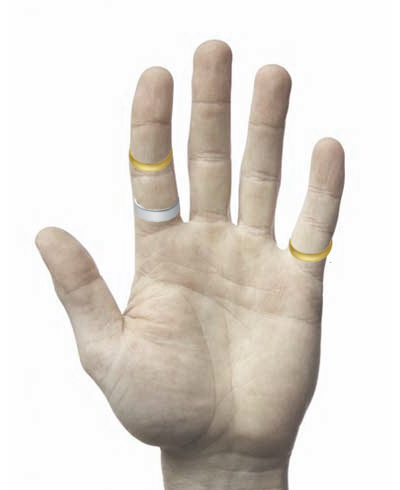
//> input picture Parciales de Practica/parcial recuperatorio/mano06.png, 400 x 490 px
$ ./main   (built with g++ and OpenCV 4)
//> lines starting //> are read from the running program, lines starting //| are printed output that depends on the picture; after the words box and inside, x2 and y2 are one past the last pixel; in counts of white or black regions, pixels touching at a corner belong together
### Parciales de Practica/parcial recuperatorio/FuncionesMias.cpp
#include <iostream>
#include <vector>
#include <iomanip>
#include "FuncionesMias.h"
#include "pdi_functions.h"
#include <opencv2/highgui/highgui.hpp>
#include <opencv2/core/core.hpp>
#include <cmath>
#include <ctime>
#include <random>

using namespace cv;
using namespace std;
using namespace pdi;
/// VARIABLES GLOBALES

int radio = 30;
Point3i color;
Mat img, imgfinal;
Mat mascara; //Mascara binaria

int range_a = 0, range_b = 360;
int thresh = 10;
int minLinLength = 100;
int maxLineGap = 2500;
int mode = 0;


// [404 lines left out: functions PerfilIntensidades, Cuantizacion, BotellaLlena, LinealLUT, UmbralLUT, Transformacion3Tramos and 4 more, not called in this run]

Mat Resta(vector<Mat> imgs, int k,int escalado){

	double min, max;
	int minInd, maxInd;

	int nImg = imgs.size();
	Mat imgFinal;

	imgs[0].copyTo(imgFinal);

	for (int i = 1; i<nImg; i++){
		imgFinal -= imgs[i];
	}


	if (escalado > 0){

//	// Esto es para que el valor quede entre 0-k
//	//Primer Opcion: Resto el minimo y reescalo a k = 255
	minMaxIdx(imgFinal, &min, &max, &minInd, &maxInd, Mat());
	Mat fm;
	fm = imgFinal - min;
	minMaxIdx(fm, &min, &max, &minInd, &maxInd, Mat());
	imgFinal = k*(fm/max);
	}
	else
//	//Segunda Opcion: sumo k = 255 y divido por la cantidad
	imgFinal = (imgFinal + k)/nImg;

	return imgFinal;
}


// [1712 lines left out: functions obtenerROI, BitPlane, ECM, Blister, kernelPasaBajo, kernelPasaAlto and 59 more, not called in this run]

/// Devuelve elementos estructurantes de 3x3 seg煤n los vistos en los distintos problemas
Mat getEE(int op){
	Mat EE = Mat::ones(3, 3, CV_8UC1);

	switch (op) {
	case 1:{
		uchar mask[3][3] = {{1,1,1},
		{1,1,1},
		{1,1,1},};
		for (int i = 0; i < 3; ++i) {
			for (int j = 0; j < 3; ++j) {
				EE.at<uchar>(i,j) = mask[i][j];
			}
		}
		break;
	}
	case 2:{
			uchar mask[3][3] = {{0,1,0},
			{1,1,1},
			{0,1,0},};
			for (int i = 0; i < 3; ++i) {
				for (int j = 0; j < 3; ++j) {
					EE.at<uchar>(i,j) = mask[i][j];
				}
			}
			break;
		}
	case 3:{
				uchar mask[3][3] = {{0,1,0},
				{0,1,1},
				{0,1,0},};
				for (int i = 0; i < 3; ++i) {
					for (int j = 0; j < 3; ++j) {
						EE.at<uchar>(i,j) = mask[i][j];
					}
				}
				break;
			}
	case 4:{
					uchar mask[3][3] = {{0,1,0},
					{0,1,1},
					{0,0,0},};
					for (int i = 0; i < 3; ++i) {
						for (int j = 0; j < 3; ++j) {
							EE.at<uchar>(i,j) = mask[i][j];
						}
					}
					break;
				}
	case 5:{
						uchar mask[3][3] = {{0,1,1},
						{0,1,1},
						{0,1,1},};
						for (int i = 0; i < 3; ++i) {
							for (int j = 0; j < 3; ++j) {
								EE.at<uchar>(i,j) = mask[i][j];
							}
						}
						break;
					}
	case 6:{
							uchar mask[3][3] = {{0,0,1},
							{0,0,1},
							{0,0,1},};
							for (int i = 0; i < 3; ++i) {
								for (int j = 0; j < 3; ++j) {
									EE.at<uchar>(i,j) = mask[i][j];
								}
							}
							break;
						}
	case 7:{
								uchar mask[4][4] = {{0,0,0,1},
								{0,0,1,0},
								{0,1,0,0},
								{1,0,0,0},};
								for (int i = 0; i < 4; ++i) {
									for (int j = 0; j < 4; ++j) {
										EE.at<uchar>(i,j) = mask[i][j];
									}
								}
								break;
							}
	case 8:{
									uchar mask[3][3] = {{0,0,1},
									{0,1,0},
									{1,0,0},};
									for (int i = 0; i < 3; ++i) {
										for (int j = 0; j < 3; ++j) {
											EE.at<uchar>(i,j) = mask[i][j];
										}
									}
									break;
								}

	case 9:{
										uchar mask[7][7] = {{1,1,1,1,1,1,1,},
										{1,1,1,1,1,1,1,},
										{1,1,1,1,1,1,1,},
										{1,1,1,1,1,1,1,},
										{1,1,1,1,1,1,1,},
										{1,1,1,1,1,1,1,},
										{1,1,1,1,1,1,1,},};
										for (int i = 0; i < 5; ++i) {
											for (int j = 0; j < 5; ++j) {
												EE.at<uchar>(i,j) = mask[i][j];
											}
										}
										break;
									}

	case 10:{
											uchar mask[3][3] = {{1,0,0},
											{0,1,0},
											{0,0,1},};
											for (int i = 0; i < 3; ++i) {
												for (int j = 0; j < 3; ++j) {
													EE.at<uchar>(i,j) = mask[i][j];
												}
											}
											break;
										}
	case 11:{
												uchar mask[5][5] = {{0,0,0,0,0,},
												{0,0,0,0,0,},
												{1,1,1,1,1,},
												{0,0,0,0,0,},
												{0,0,0,0,0,},};
												for (int i = 0; i < 5; ++i) {
													for (int j = 0; j < 5; ++j) {
														EE.at<uchar>(i,j) = mask[i][j];
													}
												}
												break;
											}

	default:{
													uchar mask[3][3] = {{1,1,1},
													{1,1,1},
													{1,1,1},};
													for (int i = 0; i < 3; ++i) {
														for (int j = 0; j < 3; ++j) {
															EE.at<uchar>(i,j) = mask[i][j];
														}
													}
													break;
												}
	}

	return EE;
}

// [13 lines left out: function porcentaje, not called in this run]

/// Funciones de Segmentaci贸n
// Color Distance: dada una imagen src busca los pixceles de color "color" con un radio dado - Devuelve la
// imagen segmentada - SEGMENTACION: B G R - Point31 color(B,G,R)
Mat colorDistance(Mat src, Point3i color, int radio){
	Mat mask = Mat::zeros(src.size(), src.type());
	Mat dst = src.clone();

	//Compruebo la distancia del circulo
	for(int i=0; i<src.rows; i++){
		for(int j=0; j<src.cols; j++){
			int blue =  (int)src.at<Vec3b>(i, j)[0];
			int green = (int)src.at<Vec3b>(i, j)[1];
			int red = (int)src.at<Vec3b>(i, j)[2];

			//Calculo la distancia
			Point3i bgr(blue, green, red);
			float distance = norm(color-bgr);
			if(distance < radio){
				mask.at<Vec3b>(i,j)[0]=1;
				mask.at<Vec3b>(i,j)[1]=1;
				mask.at<Vec3b>(i,j)[2]=1;
			}
		}
	}

	multiply(src, mask, dst);

	return dst;
}

/// Segmentaci贸n BGR utilizando un trackbar. Al finalizar devuelve por consola las l铆neas que habr铆a
/// que poner en el main() para reproducir lo mismo utilizando la funci贸n colorDistance definida arriba
/// y poder hacer la segmentaci贸n de forma autom谩tica, sin necesidad de clicks.
// [46 lines left out: functions colorDistance, seg_bgr_mouse_callback, not called in this run]

// Controlo la barra para mover los planos de color a trav茅s de la funci贸n 'colorDistance'
void seg_bgr_trackbar(int, void*){
	colorDistance();
}

// [100 lines left out: functions segmentacionBGR_trackbar, segmentacionBGR_trackbar, SegmentacionHSV, canales, not called in this run]

//Contar elementos en una imagen
//img es una imagen binarizada
int count_element(Mat img, bool msj){

	vector<vector<Point>> contours;
	vector<Vec4i> hierarchy;

	findContours( img, contours, hierarchy, CV_RETR_TREE, CV_CHAIN_APPROX_SIMPLE, Point(0, 0) );

	if (msj)
		cout << "Total de objetos en la imagen: " << contours.size() <<endl;

	return contours.size();
}

/// Devuelve los contornos de una imagen binarizada
vector<vector<Point>> count_element(Mat img){

	vector<vector<Point>> contours;
	vector<Vec4i> hierarchy;

	findContours( img, contours, hierarchy, CV_RETR_TREE, CV_CHAIN_APPROX_SIMPLE, Point(0, 0) );

	return contours;
}

/// Devuelve los centros de masa de un vector de contornos
// [58 lines left out: functions get_mass_centers, detect_lines, not called in this run]

/// Detecta l铆neas en un rango de 谩ngulos deseado utilizando el algoritmo de Hough probabil铆stico
vector<Vec4i> detect_linesP(const Mat &src, Mat &dst, int threshold, int range_a, int range_b,
							int minLineLength = 50, int maxLineGap = 10, int mode = 0){
	Mat aux;
	int low = 50;
	int ratio = 4;

	Canny(src, aux, low, low*ratio, 3);
	cvtColor(aux, dst, CV_GRAY2BGR);

	vector<Vec4i> lines;
	vector<Vec4i> final;
	HoughLinesP(aux, lines, 1, CV_PI/180, threshold, minLineLength, maxLineGap);
	for( size_t i = 0; i < lines.size(); i++ )
	{
		Vec4i l = lines[i];
		double angle = atan2(l[3] - l[1], l[2] - l[0]) * 180.0 / CV_PI;


		if (mode == 0){
			line(dst, Point(l[0], l[1]), Point(l[2], l[3]), Scalar(255,0,0), 3, CV_AA);
			final.push_back(l);
		}

		if (mode == 1) {
			if(angle  >= -range_b and angle <= -range_a){
				line(dst, Point(l[0], l[1]), Point(l[2], l[3]), Scalar(255,0,0), 3, CV_AA);
				final.push_back(l);
			}
		}

		if (mode == 2) {
			if(angle  >= range_a and angle <= range_b){
				line(dst, Point(l[0], l[1]), Point(l[2], l[3]), Scalar(255,0,0), 3, CV_AA);
				final.push_back(l);
			}
		}
	}

	return final;
}

// [199 lines left out: functions houghp_trackbar, detect_linesP_trackbar, get_areas, get_idx_areas, paint_contour_area, scanLine_Horizontal and 2 more, not called in this run]

### Parciales de Practica/parcial recuperatorio/main.cpp
#include "opencv2/opencv.hpp"
#include "opencv2/highgui/highgui.hpp"
#include "pdi_functions.h"
#include "FuncionesMias.h"
#include "Funciones.h"
#include <vector>

using namespace cv;
using namespace std;
using namespace pdi;


int main(int argc, char** argv) {

	Mat src = imread("mano06.png");
//> src is the input picture: 490 rows x 400 cols, CV_8UC3; mean B, G, R 211.6, 218.3, 224.2
	imshow("Imagen ORIGINAL",src);
//	vector<Mat> channels = canales("mano01.png", 1, 1);
//	segmentacionBGR_trackbar(src);
	src=src(Rect(0,0,src.cols,350));
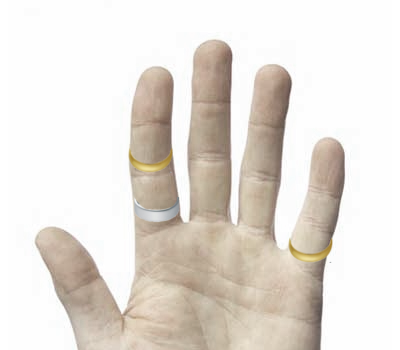
//> src: 350 rows x 400 cols, CV_8UC3; mean B, G, R 216.5, 223.4, 229.5
//	info(src);

	//PARA LOS ANILLOS DORADOS
	Point3i color = Point3i(77,158,186);
	int radio =20;
	Mat seg_dor = colorDistance(src,color,radio);
//> after the loop in colorDistance, `for(int i=0; i<src.rows; i++)`:
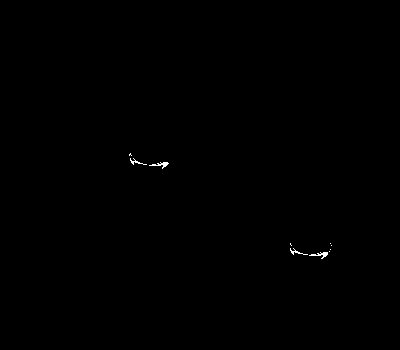
//> mask: 350 rows x 400 cols, CV_8UC3; values 0 (black) and 1 (white), 0.13% white in thin lines or dots, all inside (x1, y1, x2, y2) = (129, 153, 332, 259)
//	imshow("seg_dor",seg_dor);

//	segmentacionBGR_trackbar(src);

	//PARA LOS ANILLOS PLATEADOS
	color = Point3i(174,171,166);
	radio =20;
	Mat seg_pla = colorDistance(src,color,radio);
//> after the loop in colorDistance (call 2), `for(int i=0; i<src.rows; i++)`: mask: 350 rows x 400 cols, CV_8UC3; values 0 (black) and 1 (white), 0.19% white in thin lines or dots, all inside (x1, y1, x2, y2) = (55, 43, 345, 350)
//	imshow("seg_pla",seg_pla);

//	segmentacionBGR_trackbar(src);
	Mat anillo_d=seg_dor.clone();
	threshold(seg_dor,anillo_d,1,255,CV_THRESH_BINARY);
//	imshow("thres",anillo_d);

	cvtColor(anillo_d,anillo_d,CV_BGR2GRAY);
	Mat e = getEE(1);
	erode(anillo_d,anillo_d,e);
//> anillo_d: 350 rows x 400 cols, CV_8UC1; 0.01% white in thin lines or dots, all inside (x1, y1, x2, y2) = (164, 163, 327, 256)
//	erode(anillo_d,anillo_d,e);
	dilate(anillo_d,anillo_d,e);
//> anillo_d: 350 rows x 400 cols, CV_8UC1; 0.03% white; 2 white regions, box (x1, y1, x2, y2) and area: (163, 162, 168, 167) 22, (323, 252, 328, 257) 22
//	imshow("morph",anillo_d);
	int cant_anillos_d = count_element(anillo_d,0);
//> in count_element, `findContours( img, contours, hierarchy, CV_RETR_TREE, CV_CHAIN_APPROX_..`: contours = 2 contours, all with area under 20
//> cant_anillos_d = 2
	cout<<"la cantidad de anillos dorados son: "<<cant_anillos_d<<endl;
//| la cantidad de anillos dorados son: 2


	//PLATEADOS
	Mat anillo_p=seg_pla.clone();
	threshold(seg_pla,anillo_p,1,255,CV_THRESH_BINARY);
//	imshow("thres",anillo_p);

	cvtColor(anillo_p,anillo_p,CV_BGR2GRAY);
	e = getEE(1);
	erode(anillo_p,anillo_p,e);
//> anillo_p: 350 rows x 400 cols, CV_8UC1; 0.02% white in thin lines or dots, all inside (x1, y1, x2, y2) = (170, 209, 175, 217)
	//	erode(anillo_d,anillo_d,e);
	dilate(anillo_p,anillo_p,e);
//> anillo_p: 350 rows x 400 cols, CV_8UC1; 0.04% white; 1 white region
//	imshow("morph",anillo_p);
	int cant_anillos_p = count_element(anillo_p,0);
//> in count_element (call 2), `findContours( img, contours, hierarchy, CV_RETR_TREE, CV_CHAIN_APPROX_..`: contours = 1 contour; box (x1, y1, x2, y2) and area: (169, 208, 176, 218) 38
//> cant_anillos_p = 1
	cout<<"la cantidad de anillos plateados son: "<<cant_anillos_p<<endl;
//| la cantidad de anillos plateados son: 1
	cout<<"Cantidad total de anillos: "<<cant_anillos_d+cant_anillos_p<<endl;
//| Cantidad total de anillos: 3

	///PARTE COMPLEMENTARIA

	Mat img=src.clone();
//	imshow("img",img);
	cout<<endl<<endl<<endl;
//	info(img);
	img=img(Rect(0,200,img.cols,img.rows-200));
//	imshow("img",img);

	cvtColor(img,img,CV_BGR2GRAY);
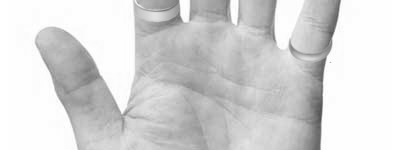
//> img: 150 rows x 400 cols, CV_8UC1; min 81, max 255, mean 214.5
	threshold(img,img,250,255,CV_THRESH_BINARY_INV);
//> img: 150 rows x 400 cols, CV_8UC1; 59.2% white; 7 black regions (2 under 20 px), largest, box (x1, y1, x2, y2) and area: (0, 0, 134, 150) 12861, (322, 0, 400, 150) 10588, (275, 0, 303, 49) 821, (180, 0, 189, 19) 109, (231, 0, 238, 24) 96


//	imshow("bianrizada",img);
	erode(img,img,e);
	erode(img,img,e);
	erode(img,img,e);
	erode(img,img,e);
	erode(img,img,e);
	erode(img,img,e);
	erode(img,img,e);
	erode(img,img,e);
	erode(img,img,e);
	erode(img,img,e);
//> img: 150 rows x 400 cols, CV_8UC1; 42.8% white; 1 white region, box (x1, y1, x2, y2) and area: (48, 0, 330, 150) 25694
//	imshow("bianrizada",img);

	vector<Mat> v;
	Mat d,ero;
	dilate(img,d,e);
//> d: 150 rows x 400 cols, CV_8UC1; 44.4% white; 1 white region, box (x1, y1, x2, y2) and area: (47, 0, 331, 150) 26661
	erode(img,ero,e);
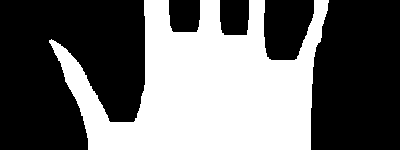
//> ero: 150 rows x 400 cols, CV_8UC1; 41.2% white; 1 white region, box (x1, y1, x2, y2) and area: (49, 0, 329, 150) 24715
	v.push_back(d);v.push_back(ero);
	Mat r = Resta(v,1,0);
//> in Resta, `int nImg = imgs.size();`: nImg = 2
//> the loop in Resta, `for (int i = 1; i<nImg; i++)` made 1 pass
//> in Resta, `imgFinal = (imgFinal + k)/nImg;`: imgFinal: 150 rows x 400 cols, CV_8UC1; values 0 (black) and 128 (white), 3.2% white in thin lines or dots, all inside (x1, y1, x2, y2) = (47, 0, 331, 150)
//	imshow("contorno",r);

//	detect_linesP_trackbar(r);
	vector<Vec4i> lines;
	cvtColor(r,r,CV_GRAY2BGR);
	Mat dst = r.clone();
	Mat con_lineas = r.clone();
	lines = detect_linesP(r, dst, 29, 16, 360, 100, 2500, 1);
//> in detect_linesP, `Canny(src, aux, low, low*ratio, 3);`: aux: 150 rows x 400 cols, CV_8UC1; 2% white in thin lines or dots, all inside (x1, y1, x2, y2) = (46, 0, 331, 150)
//> in detect_linesP, `cvtColor(aux, dst, CV_GRAY2BGR);`:
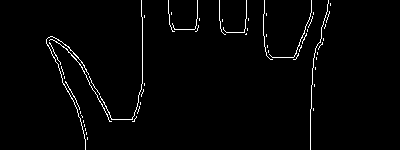
//> dst: 150 rows x 400 cols, CV_8UC3; 2% white in thin lines or dots, all inside (x1, y1, x2, y2) = (46, 0, 331, 150)
//> in detect_linesP, `HoughLinesP(aux, lines, 1, CV_PI/180, threshold, minLineLength, maxLin..`: lines = 5 lines (x1, y1, x2, y2): [48, 37, 87, 139], [310, 149, 310, 13], [53, 57, 314, 57], [313, 110, 327, 10], [171, 28, 304, 38]
//> the loop in detect_linesP, `for( size_t i = 0; i < lines.size(); i++ )` made 5 passes
//> (l, angle) on passes 1 to 5: ([48, 37, 87, 139], 69.08), ([310, 149, 310, 13], -90), ([53, 57, 314, 57], 0), ([313, 110, 327, 10], -82.03), ([171, 28, 304, 38], 4.3)
//> after the loop in detect_linesP, `for( size_t i = 0; i < lines.size(); i++ )`:
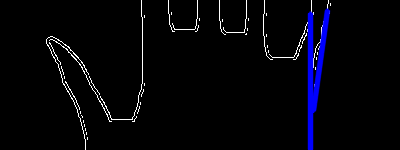
//> dst: 150 rows x 400 cols, CV_8UC3; 2.72% of pixels changed, all inside (x1, y1, x2, y2) = (307, 8, 331, 150)
//> lines = 2 items: [310, 149, 310, 13], [313, 110, 327, 10]
//	for(size_t i = 0; i < lines.size(); ++i) {
//		Vec4i l = lines[i];
//		line(con_lineas, Point(l[0], l[1]), Point(l[2], l[3]), Scalar(255,0,0), 3, CV_AA);
//	}
//	imshow("Original con lineas", con_lineas);

	Vec4i l = lines[0];
//> l = [310, 149, 310, 13]
	double angle = atan2(l[3] - l[1], l[2] - l[0]) * 180.0 / CV_PI - 90;
//> angle = -180
//	cout<<"angulo: "<<angle<<endl;

	bool derecha;
	if((angle>0 && angle<90) || (angle<-90&&angle>-170)){
		cout<<"pulgar a la derecha"<<endl;
		derecha=true;
	}else{
		cout<<"pulgar a la izquierda"<<endl;
		derecha=false;
	}


	Mat img_grey = src.clone();
	cvtColor(img_grey,img_grey,CV_BGR2GRAY);
	threshold(img_grey,img_grey,250,555,CV_THRESH_BINARY_INV);
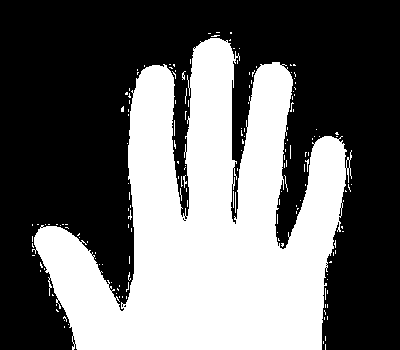
//> img_grey: 350 rows x 400 cols, CV_8UC1; 40.3% white; 167 white regions (163 under 20 px)
//	imshow("anillo_p",anillo_p);
	//imshow("bin",img_grey);
	//info(img_grey);

	int primero=0;
	int ultimo=0;
	for(int i=0;i<img_grey.cols;i++){
		int c = (int) img_grey.at<uchar>(200,i);
		if (c!=0 && primero==0){
			primero = i;
		}
		if (c!=0 && primero!=0){
			ultimo = i;
		}
	}
//> this loop made 400 passes
//> c on passes 1 to 3: 0, 0, 0
//> after the loop, primero = 132

//	imshow("asfasd",anillo_d);
	vector<vector<Point>> vec_d = count_element(anillo_d);
//> in count_element, `findContours( img, contours, hierarchy, CV_RETR_TREE, CV_CHAIN_APPROX_..`: contours = 2 contours, all with area under 20
//> vec_d = 2 contours, all with area under 20
	vector<vector<Point>> vec_p = count_element(anillo_p);
//> in count_element (call 2), `findContours( img, contours, hierarchy, CV_RETR_TREE, CV_CHAIN_APPROX_..`: contours = 1 contour; box (x1, y1, x2, y2) and area: (169, 208, 176, 218) 38
//> vec_p has the same summary as contours in count_element

	int dedos_d[4]; dedos_d[0]=0; dedos_d[1]=0; dedos_d[2]=0; dedos_d[3]=0;
	int dedos_p[4]; dedos_p[0]=0; dedos_p[1]=0; dedos_p[2]=0; dedos_p[3]=0;


	for (int elem=0;elem<cant_anillos_d;elem++){
		int pos= vec_d[elem][0].x;
		int aux=(ultimo-primero)/4;
		if (pos>primero && pos<primero+aux){
			if (derecha){
				dedos_d[3]++;
			}else{
				dedos_d[0]++;
			}
		}
		if (pos>primero+aux && pos<primero+(2*aux)){
			if (derecha){
				dedos_d[2]++;
			}else{
				dedos_d[1]++;
			}
		}
		if (pos>primero+(2*aux) && pos<primero+(3*aux)){
			if (derecha){
				dedos_d[1]++;
			}else{
				dedos_d[2]++;
			}
		}
		if (pos>primero+(3*aux) && pos<ultimo){
			if (derecha){
				dedos_d[0]++;
			}else{
				dedos_d[3]++;
			}
		}
	}
//> this loop made 2 passes
//> (pos, aux) on passes 1 to 2: (323, 52), (163, 52)

	for (int elem=0;elem<cant_anillos_p;elem++){
		int pos= vec_p[elem][0].x;
		int aux=(ultimo-primero)/4;
		if (pos>primero && pos<primero+aux){
			if (derecha){
				dedos_p[3]++;
			}else{
				dedos_p[0]++;
			}
		}
		if (pos>primero+aux && pos<primero+(2*aux)){
			if (derecha){
				dedos_p[2]++;
			}else{
				dedos_p[1]++;
			}
		}
		if (pos>primero+(2*aux) && pos<primero+(3*aux)){
			if (derecha){
				dedos_p[1]++;
			}else{
				dedos_p[2]++;
			}
		}
		if (pos>primero+(3*aux) && pos<ultimo){
			if (derecha){
				dedos_p[0]++;
			}else{
				dedos_p[3]++;
			}
		}
	}
//> this loop made 1 pass
//> (pos, aux) on pass 1: (173, 52)


	for (int i=0;i<4;i++){
//		if (derecha){
//			cout<<"En el dedo "<<i+1<<" hay: "<<dedos_d[3-i]<<" dorados y "<<dedos_p[3-i]<<" plateados"<<endl;
//		}
//		else{
//			cout<<"En el dedo "<<i+1<<" hay: "<<dedos_d[i]<<" dorados y "<<dedos_p[i]<<" plateados"<<endl;
//		}
		cout<<"En el dedo "<<i+1<<" hay: "<<dedos_d[i]<<" dorados y "<<dedos_p[i]<<" plateados"<<endl;
	}


	waitKey(0);
	return 0;
}

$ run again, with Parciales de Practica/parcial recuperatorio/mano01.png copied over Parciales de Practica/parcial recuperatorio/mano06.png
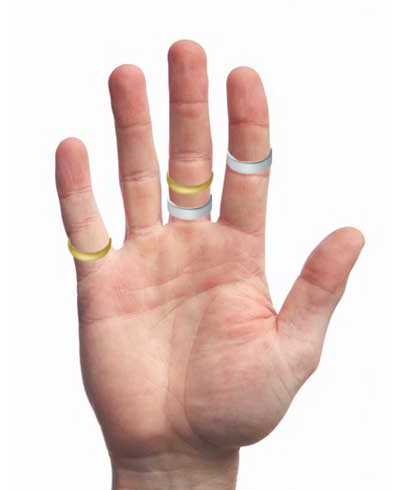
//> input picture Parciales de Practica/parcial recuperatorio/mano01.png, 400 x 490 px
//> src is the input picture: 490 rows x 400 cols, CV_8UC3; mean B, G, R 205.1, 210.8, 230.6
//> src: 350 rows x 400 cols, CV_8UC3
//> in count_element, `findContours( img, contours, hierarchy, CV_RETR_TREE, CV_CHAIN_APPROX_..`: contours = 2 contours, all with area under 20
//> cant_anillos_d = 2
//| la cantidad de anillos dorados son: 2
//> in count_element (call 2), `findContours( img, contours, hierarchy, CV_RETR_TREE, CV_CHAIN_APPROX_..`: contours = 2 contours; box (x1, y1, x2, y2) and area: (202, 206, 209, 216) 38, (262, 160, 269, 170) 38
//> cant_anillos_p = 2
//| la cantidad de anillos plateados son: 2
//| Cantidad total de anillos: 4
//> d: 150 rows x 400 cols, CV_8UC1; 44.6% white; 1 white region, box (x1, y1, x2, y2) and area: (69, 0, 353, 150) 26753
//> ero: 150 rows x 400 cols, CV_8UC1; 41.3% white; 1 white region, box (x1, y1, x2, y2) and area: (71, 0, 351, 150) 24807
//> the loop in Resta, `for (int i = 1; i<nImg; i++)` made 1 pass
//> r: 150 rows x 400 cols, CV_8UC3; values 0 (black) and 128 (white), 3.2% white in thin lines or dots, all inside (x1, y1, x2, y2) = (69, 0, 353, 150)
//> in detect_linesP, `HoughLinesP(aux, lines, 1, CV_PI/180, threshold, minLineLength, maxLin..`: lines = 5 lines (x1, y1, x2, y2): [82, 43, 86, 149], [311, 140, 352, 38], [76, 38, 254, 26], [311, 146, 349, 36], [85, 59, 338, 45]
//> the loop in detect_linesP, `for( size_t i = 0; i < lines.size(); i++ )` made 5 passes
//> (l, angle) on passes 1 to 5: ([82, 43, 86, 149], 87.84), ([311, 140, 352, 38], -68.1), ([76, 38, 254, 26], -3.86), ([311, 146, 349, 36], -70.94), ([85, 59, 338, 45], -3.17)
//> after the loop in detect_linesP, `for( size_t i = 0; i < lines.size(); i++ )`:
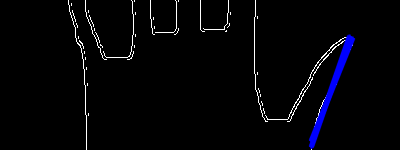
//> dst: 150 rows x 400 cols, CV_8UC3; mean B, G, R 7.8, 4.4, 4.4
//> `lines = detect_linesP(r, dst, 29, 16, 360, 100, 2500, 1);`: lines = 2 items: [311, 140, 352, 38], [311, 146, 349, 36]
//> `Vec4i l = lines[0];`: l = [311, 140, 352, 38]
//> `double angle = atan2(l[3] - l[1], l[2] - l[0]) * 180.0 / CV_PI - 90;`: angle = -158.1
//> `threshold(img_grey,img_grey,250,555,CV_THRESH_BINARY_INV);`:
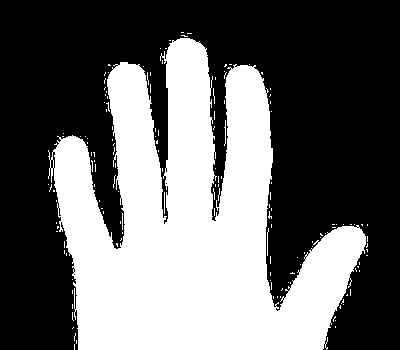
//> img_grey: 350 rows x 400 cols, CV_8UC1; 40.4% white; 149 white regions (145 under 20 px)
//> the loop `for(int i=0;i<img_grey.cols;i++)` made 400 passes
//> c on passes 1 to 3: 0, 0, 0
//> after the loop `for(int i=0;i<img_grey.cols;i++)`: primero = 56
//> in count_element, `findContours( img, contours, hierarchy, CV_RETR_TREE, CV_CHAIN_APPROX_..`: contours = 2 contours, all with area under 20
//> in count_element (call 2), `findContours( img, contours, hierarchy, CV_RETR_TREE, CV_CHAIN_APPROX_..`: contours = 2 contours; box (x1, y1, x2, y2) and area: (202, 206, 209, 216) 38, (262, 160, 269, 170) 38
//> vec_p has the same summary as contours in count_element
//> the loop `for (int elem=0;elem<cant_anillos_d;elem++)` made 2 passes
//> (pos, aux) on passes 1 to 2: (102, 52), (205, 52)
//> the loop `for (int elem=0;elem<cant_anillos_p;elem++)` made 2 passes
//> (pos, aux) on passes 1 to 2: (206, 52), (266, 52)
